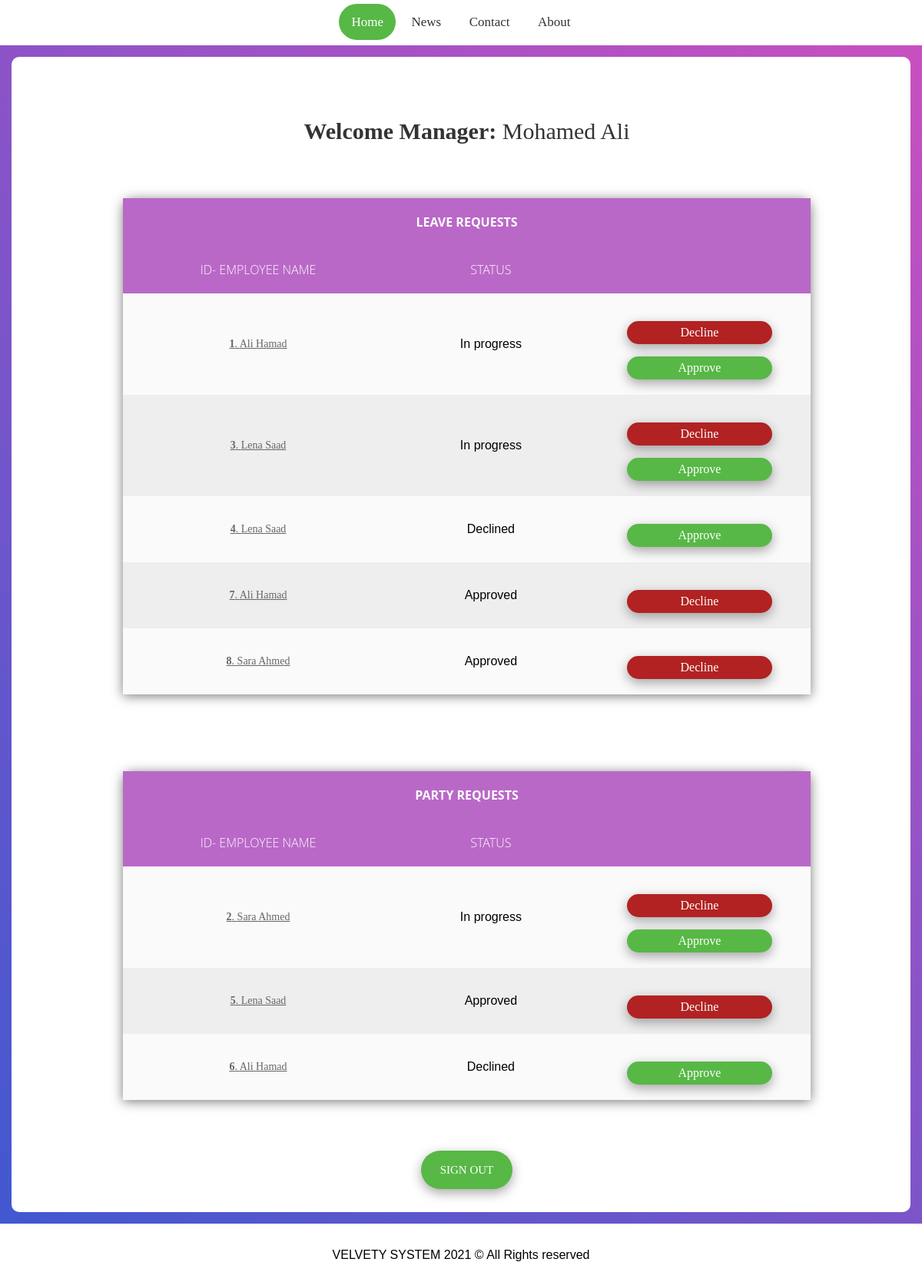
The app's page /managerHomePage.php (signed in) with its own data.
### tables this page shows
CREATE TABLE `manager` (
  `id` int(25) NOT NULL,
  `first_name` varchar(50) NOT NULL,
  `last_name` varchar(50) NOT NULL,
  `username` varchar(50) NOT NULL,
  `password` varchar(100) NOT NULL
);

CREATE TABLE `service` (
  `id` int(100) NOT NULL,
  `type` varchar(100) NOT NULL
);

CREATE TABLE `request` (
  `id` int(100) NOT NULL,
  `emp_id` varchar(100) NOT NULL,
  `service_id` varchar(100) NOT NULL,
  `description` varchar(300) NOT NULL,
  `attachment1` varchar(100) NOT NULL,
  `attachment2` varchar(100) NOT NULL,
  `status` tinyint(1) NOT NULL DEFAULT '0' COMMENT '0=in progress,1=accepted, 2=Declined'
);

CREATE TABLE `employee` (
  `id` int(25) NOT NULL,
  `emp_number` int(50) NOT NULL,
  `first_name` varchar(50) NOT NULL,
  `last_name` varchar(50) NOT NULL,
  `job_title` varchar(50) NOT NULL,
  `password` varchar(100) NOT NULL
);

### managerHomePage.php (the view, shortened to what this page needs)
<?php
$id = $_SESSION['id'];
?>
<!DOCTYPE html>
<html lang="en">
    <head>
	<link rel="stylesheet" type="text/css" href="css/manger_form.css">
         <link href="https://code.jquery.com/ui/1.10.4/themes/ui-lightness/jquery-ui.css" rel="stylesheet">
    </head>
    <body>
        <div class="topnav">
            <a class="active" href="index.php">Home</a>
            <a href="#news">News</a>
            <a href="#contact">Contact</a>
            <a href="#about">About</a>
        </div>
        <div class="container-login100">
            <div class="wrap-login100">
                <?php
                include "connection.php";
                $sql = "SELECT * FROM manager WHERE id='$id'";
                $query = mysqli_query($conn, $sql) or die(mysqli_error($conn));
                $r = mysqli_fetch_array($query);
                ?>
                <span><p style="font-family: Montserrat-Bold; font-size:30px;" ><b>Welcome Manager: </b><?= $r['first_name'] ?> <?= $r['last_name'] ?></p>
                </span>
                <br>
                <br>
                <p>
                    <?php
                    $tquery = mysqli_query($conn, "SELECT * FROM service");
                    while ($tresult = mysqli_fetch_assoc($tquery)) {
                        $serv_id = $tresult['id'];
                        $type = $tresult['type'];
                        $msql = "SELECT service.type,request.status,employee.first_name,employee.last_name,request.id AS rid,service.id AS sid,employee.id AS eid,request.emp_id,request.service_id FROM request JOIN service ON request.service_id=service.id JOIN employee ON employee.id=request.emp_id WHERE request.service_id=$serv_id";
                        $q = mysqli_query($conn, $msql) or die(mysqli_error($conn));
                        ?>
                    <table>
                        <thead>
                            <tr class="">
                                <th colspan="3"><b><?= $type ?>  Requests</b></th>
                            </tr>
                        </thead>
                        <tr class="">
                            <th>ID- employee Name</th>
                            <th>Status</th>
                            <th></th>
                        </tr>
                        <tbody>
                            <?php
                            while ($s = mysqli_fetch_assoc($q)) {
                                ?>
                                <tr>
                                    <td>
                                        <a  id="<?= $s['rid'] ?>" class="tooltip-9" href="information.php?bid=<?= $s['rid'] ?>"> <b><?= $s['rid'] ?></b>.  <?= $s['first_name'] ?> <?= $s['last_name'] ?></a>
                                    </td>
                                    <?php
                                    $status = $s['status'];
                                    if (($status) == 1) {
                                        ?>
                                    <td ><div id="status<?php echo $s['rid']; ?>">Approved</div></td>
                                        <td>
                                            <a id="dec<?php echo $s['rid']; ?>" href="" class="btn red decline-button" decid="<?php echo $s['rid']; ?>">Decline
                                            </a>
                                        </td>
                                        <?php
                                    }
                                    if (($status) == 0) {
                                        ?>
                                        <td><div id="status<?php echo $s['rid']; ?>">In progress</div></td>
                                        <td>
                                            <a id="dec<?php echo $s['rid']; ?>" href="" class="btn red decline-button" decid="<?php echo $s['rid']; ?>">Decline
                                            </a>
                                            <a id="app<?php echo $s['rid']; ?>" href="" class="btn green approve-button" myid="<?php echo $s['rid']; ?>">Approve
                                            </a>
                                        </td>
                                        <?php
                                    }
                                    if (($status) == 2) {
                                        ?>
                                        <td><div id="status<?php echo $s['rid']; ?>">Declined</div></td>
                                        <td>
                                            <a id="app<?php echo $s['rid']; ?>" href="" class="btn green approve-button" myid="<?php echo $s['rid']; ?>">Approve
                                            </a>
                                        </td>
                                    </tr>	 <?php
                                }
                            }
                            ?>
                        </tbody>
                    </table>
                    <?php
                }
                ?>
                <a class="button"  href = "logout.php">Sign Out</a></p>
            </div>
        </div>
        <footer>
            <div class="credit"> VELVETY SYSTEM 2021 &copy; All Rights reserved</div>
        </footer>
    </body>
</html>

### css/manger_form.css (style rules this page uses)
* { margin: 0px; padding: 0px; box-sizing: border-box; }
body, html { height: 100%; font-family: Poppins-Regular, sans-serif; }
.container-login100 { width: 100%; min-height: 100vh; display: flex; flex-wrap: wrap; justify-content: center; align-items: center; padding: 15px; background: #9053c7; background: -webkit-linear-gradient(-135deg, #c850c0, #4158d0); background: -o-linear-gradient(-135deg, #c850c0, #4158d0); background: -moz-linear-gradient(-135deg, #c850c0, #4158d0); background: linear-gradient(-135deg, #c850c0, #4158d0); }
.wrap-login100 { width: auto; background: #fff; border-radius: 10px; display: flex; flex-wrap: wrap; justify-content: center; padding: 80px 80px 30px 95px; }
span { font-family: 'Poppins', sans-serif; font-size: 30px; color: #333333; text-align: center; display: block; padding-bottom: 30px; }
a { font-family: 'Poppins', sans-serif; font-size: 15px; line-height: 1.5; color: #666666; }
span { font-family: 'Poppins', sans-serif; font-size: 30px; color: #333333; text-align: center; display: block; padding-bottom: 10px; }
p { font-family: 'Poppins', sans-serif; font-size: 25px; color: #333333; text-align: center; display: block; padding-bottom: 10px; }
a { font-family: Poppins-Regular; font-size: 14px; line-height: 1.7; color: #666666; margin: 0px; }
table { border-collapse: collapse; box-shadow: 0 2px 15px rgba(64,64,64,.7); border-radius: 12px 12px 0 0; margin: 50px auto; text-align: center; justify-content: center; width:90% }
td , th { padding: 20px 50px; text-align: center; }
th { background-color: #ba68c8; color: #fafafa; font-family: 'Open Sans',Sans-serif; font-weight: 200; text-transform: uppercase; }
tr { width: 100%; background-color: #fafafa; font-family: 'Montserrat', sans-serif; }
tr:nth-child(even) { background-color: #eeeeee; }
footer { padding: 2rem; font-size: 1rem; text-align: center; }
.topnav { text-align: center; background-color: white; overflow: hidden; padding: 15px; }
.topnav a { border-radius: 5rem; color: #333333; text-align: center; padding: 14px 16px; text-decoration: none; font-size: 17px; }
.topnav a.active { background-color:#57b846; color: white; }

### managerHomePage.php (style rules this page uses)
.red { box-shadow: rgba(0, 0, 0, 0.35) 0px 5px 15px; font-family: Montserrat-Bold; margin-top: 1rem; display: inline-block; font-size: 1rem; color: white; background: #B22222; border-radius: 5rem; cursor: pointer; padding: 0.8rem 2rem; line-height: 1.5; height: 30px; border-radius: 25px; padding: 0 25px; display: flex; justify-content: center; align-items: center; text-decoration: none; }
.green { box-shadow: rgba(0, 0, 0, 0.35) 0px 5px 15px; font-family: Montserrat-Bold; margin-top: 1rem; display: inline-block; font-size: 1rem; color: white; background: #57b846; border-radius: 5rem; cursor: pointer; padding: 0.8rem 2rem; line-height: 1.5; height: 30px; border-radius: 25px; padding: 0 25px; display: flex; justify-content: center; align-items: center; text-decoration: none; }
.button , #submit { box-shadow: rgba(0, 0, 0, 0.35) 0px 5px 15px; font-family: Montserrat-Bold; margin-top: 1rem; display: inline-block; font-size: 1.3rem; color: white; background: #57b846; border-radius: 5rem; cursor: pointer; padding: 0.8rem 3rem; font-size: 15px; line-height: 1.5; color: #fff; text-transform: uppercase; height: 50px; border-radius: 25px; padding: 0 25px; display: flex; justify-content: center; align-items: center; text-decoration: none; }

### records on screen
manager: first_name "Mohamed", last_name "Ali"
service: type "LEAVE"
request: id "1", employee.first_name "Ali", employee.last_name "Hamad"
request: id "3", employee.first_name "Lena", employee.last_name "Saad"
request: id "4", employee.first_name "Lena", employee.last_name "Saad"
request: id "7", employee.first_name "Ali", employee.last_name "Hamad"
request: id "8", employee.first_name "Sara", employee.last_name "Ahmed"
service: type "PARTY"
request: id "2", employee.first_name "Sara", employee.last_name "Ahmed"
request: id "5", employee.first_name "Lena", employee.last_name "Saad"
request: id "6", employee.first_name "Ali", employee.last_name "Hamad"
